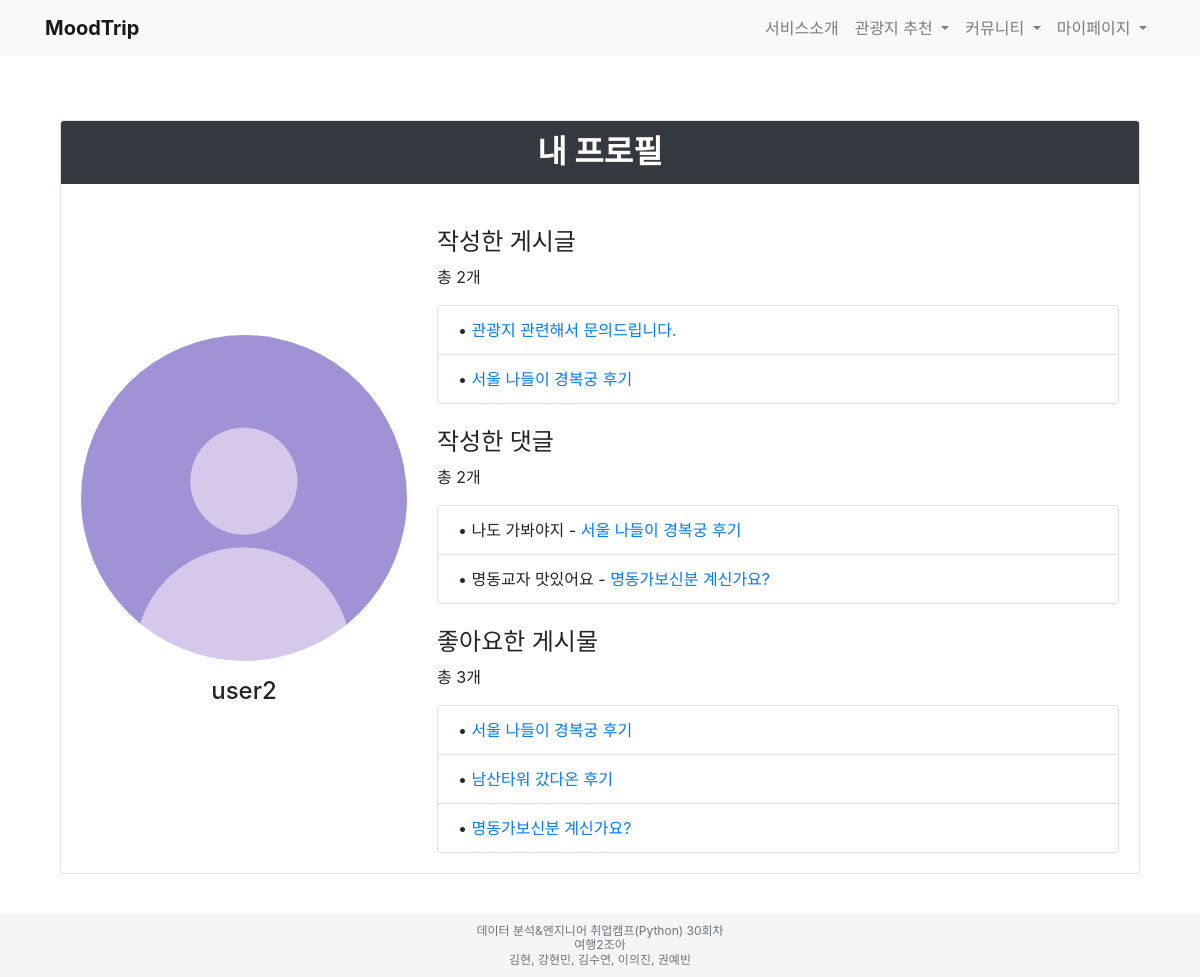
/community/my_profile/ (signed in), run on the app's committed database.
### Moodmatcher/models.py (models this page shows, shortened)
class Post(models.Model):
    title = models.CharField(max_length=200)
    content = models.TextField()
    author = models.ForeignKey(User, on_delete=models.CASCADE)
    created_at = models.DateTimeField(auto_now_add=True)
    updated_at = models.DateTimeField(auto_now=True)
    modified_at = models.DateTimeField(auto_now=True)
    views = models.PositiveIntegerField(default=0)
    category = models.CharField(max_length=20, default='community')  # 또는 'customer-service'로 설정
    likes = models.ManyToManyField(User, related_name='liked_posts')  # 여기서 related_name을 업데이트하세요
    new_likes = models.IntegerField(default=0)

class Comment(models.Model):
    post = models.ForeignKey(Post, related_name='comments', on_delete=models.CASCADE)
    content = models.TextField()
    author = models.ForeignKey(User, on_delete=models.CASCADE)
    created_at = models.DateTimeField(auto_now_add=True)
    updated_at = models.DateTimeField(auto_now=True)

### Moodmatcher/views.py (the view)
# urls.py: path('my_profile/', my_profile, name='my_profile'),
@login_required
def my_profile(request):
    user = request.user
    comments = Comment.objects.filter(author=user)
    posts = Post.objects.filter(author=user)
    liked_posts = request.user.liked_posts.all()
    all_posts = Post.objects.all()
    liked_post_objects = Post.objects.filter(id__in=liked_posts)
    try:
        profile = Profile.objects.get(user=user)
    except Profile.DoesNotExist:
        profile = None
    context = {
        'user': user,
        'profile': profile,
        'comments': comments,
        'posts': posts,
        'liked_posts': liked_post_objects,
    }
    return render(request, 'Moodmatcher/my_profile.html', context)

### Moodmatcher/templates/Moodmatcher/my_profile.html
{% extends 'base.html' %}
{% load static %}
{% block content %}
    <div class="container mt-5">
        <div class="card mb-4">
            <div class="card-header bg-dark text-white">
                <h2 class="text-center font-weight-bold mb-0">내 프로필</h2>
            </div>
            <div class="card-body">
                <div class="row">
                    <div class="col-md-4 d-flex flex-column align-items-center justify-content-center">
                        <div class="profile-image-container text-center mb-3">
                            {% if profile.profile_picture %}
                                <img src="{{ profile.profile_picture.url }}" alt="{{ user.username }}'s profile picture" class="img-fluid rounded-circle">
                            {% else %}
                                <img src="{% static 'images/profile.png' %}" alt="profile picture" class="img-fluid rounded-circle">
                            {% endif %}
                        </div>
                        <h4 class="text-center mb-3"> {{ user.username }}</h4>
                    </div>
                    <div class="col-md-8">
                        <div class="mt-4">
                            <h4>작성한 게시글</h4>
                            <p>총 {{ posts.count }}개</p>
                            <ul class="list-group">
                                {% for post in posts %}
                                    <li class="list-group-item">
                                        &bull; <a href="{% url 'post_detail' category=post.category post_id=post.id %}">{{ post.title }}</a>
                                    </li>
                                {% endfor %}
                            </ul>
                        </div>
                        <div class="mt-4">
                            <h4>작성한 댓글</h4>
                            <p>총 {{ comments.count }}개</p>
                            <ul class="list-group">
                                {% for comment in comments %}
                                    <li class="list-group-item">
                                        &bull; {{ comment.content }} - <a href="{% url 'post_detail' category=comment.post.category post_id=comment.post.id %}">{{ comment.post.title }}</a>
                                    </li>
                                {% endfor %}
                            </ul>
                        </div>
                        <div class="mt-4">
                            <h4>좋아요한 게시물</h4>
                            <p>총 {{ liked_posts.count }}개</p>
                            <ul class="list-group">
                                {% for liked_post in liked_posts %}
                                    <li class="list-group-item">
                                        &bull; <a href="{% url 'post_detail' category=liked_post.category post_id=liked_post.id %}">{{ liked_post.title }}</a>
                                    </li>
                                {% endfor %}
                            </ul>
                        </div>
                    </div>
                </div>
            </div>
        </div>
    </div>
{% endblock %}

### templates/base.html (shortened to what this page needs)
<!DOCTYPE html>
<html lang="ko">
<head>
    <link rel="stylesheet" href="https://stackpath.bootstrapcdn.com/bootstrap/4.5.2/css/bootstrap.min.css">
</head>
<body style="min-height: 100vh; display: flex; flex-direction: column;">
    <nav class="navbar navbar-expand-lg navbar-light bg-light">
        <div class="container">
            <a class="navbar-brand" href="{% url 'main' %}" style="font-weight: bold;">MoodTrip</a>
            <div class="collapse navbar-collapse" id="navbarNavDropdown">
                <ul class="navbar-nav ml-auto">
                    <li class="nav-item">
                        <a class="nav-link" href="{% url 'service_intro' %}">서비스소개</a>
                    </li>
                    <li class="nav-item dropdown">
                        <a class="nav-link dropdown-toggle" href="#" id="navbarDropdownMenuLink" role="button" data-toggle="dropdown" aria-haspopup="true" aria-expanded="false">
                            관광지 추천
                        </a>
                    </li>
                    <li class="nav-item dropdown">
                        <a class="nav-link dropdown-toggle" href="#" id="navbarDropdownMenuLink" role="button" data-toggle="dropdown" aria-haspopup="true" aria-expanded="false">
                            커뮤니티
                        </a>
                    </li>
                    {% if user.is_authenticated %}
                    <li class="nav-item dropdown">
                        <a class="nav-link dropdown-toggle" href="#" id="navbarDropdownMenuLink" role="button" data-toggle="dropdown" aria-haspopup="true" aria-expanded="false">
                            마이페이지
                        </a>
                    </li>
                    {% endif %}
                </ul>
            </div>
        </div>
    </nav>
    <div class="container py-3">
        {% block content %}{% endblock %}
    </div>
    <footer class="text-center mt-auto" style="height: 30px; background-color: #f5f5f5;">
        <div style="background-color: #f5f5f5; padding: 10px;">
            <small class="text-muted" style="display: block; font-size: 12px; line-height: 1.2;">
                데이터 분석&amp;엔지니어 취업캠프(Python) 30회차<br>
                여행2조아<br>
                김현, 강현민, 김수연, 이의진, 권예빈
            </small>
        </div>
    </footer>
</body>
</html>

### data on the page
Post: title "관광지 관련해서 문의드립니다."
Post: title "서울 나들이 경복궁 후기"
Comment: content "나도 가봐야지", post "서울 나들이 경복궁 후기"
Comment: content "명동교자 맛있어요", post "명동가보신분 계신가요?"
Post: title "남산타워 갔다온 후기"
Post: title "명동가보신분 계신가요?"

### other printed values
{{ user.username }} "user2"
{{ posts.count }} "2"
{{ comments.count }} "2"
{{ liked_posts.count }} "3"
